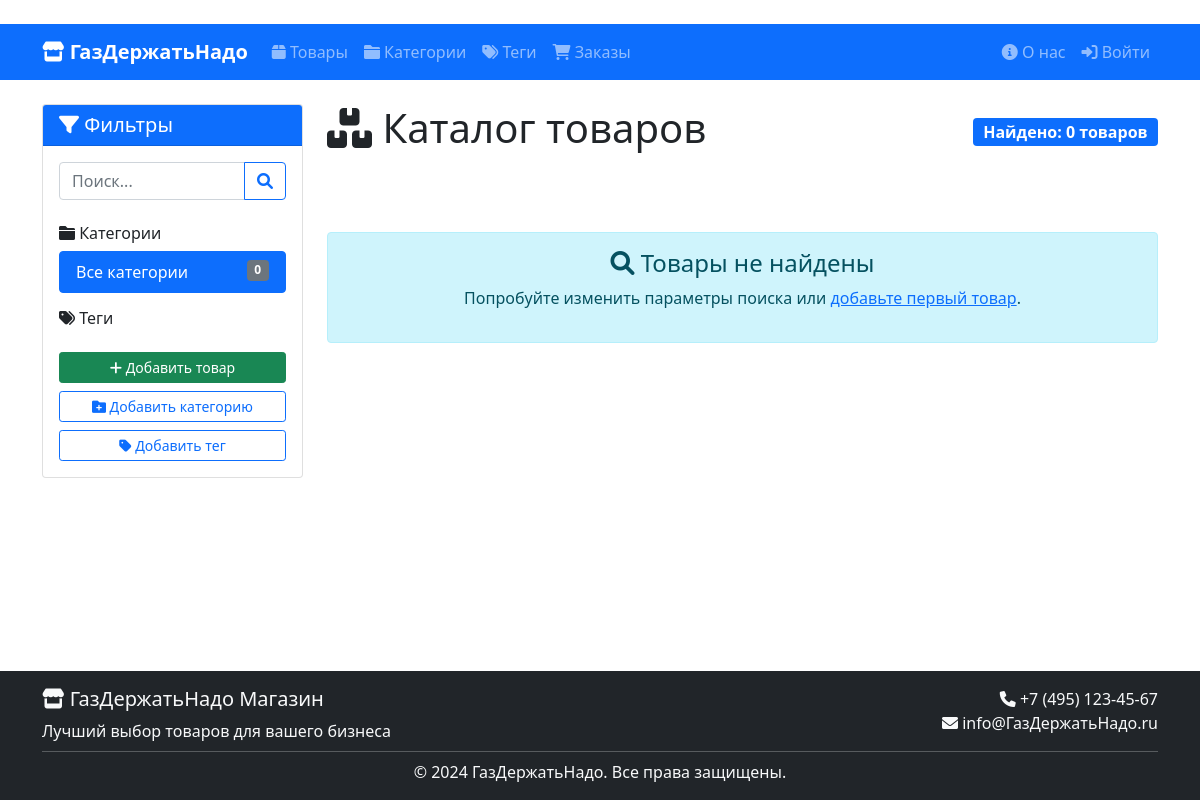
Before: / with the older database file.
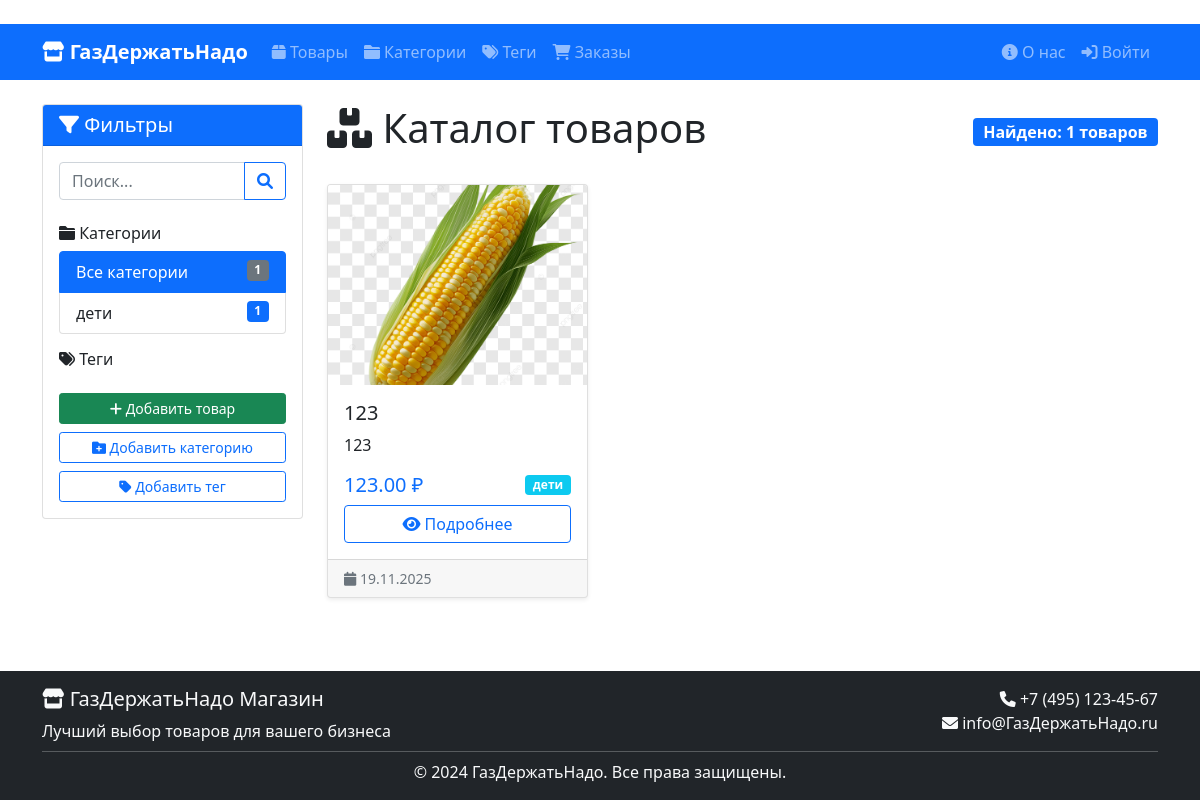
After: the same page with the newer database file.
### services/models.py (models this page shows, shortened)
class Category(models.Model):
    name = models.CharField(max_length=200, verbose_name="Название категории")
    description = models.TextField(blank=True, verbose_name="Описание")
    created_at = models.DateTimeField(auto_now_add=True, verbose_name="Дата создания")
    class Meta:
        verbose_name = "Категория"
        verbose_name_plural = "Категории"
        ordering = ['name']

class Product(models.Model):
    name = models.CharField(max_length=200, verbose_name="Название товара")
    description = models.TextField(verbose_name="Описание")
    price = models.DecimalField(
        max_digits=10,
        decimal_places=2,
        verbose_name="Цена",
        validators=[MinValueValidator(0)]
    )
    image = models.ImageField(
        upload_to='products/%Y/%m/%d/',
        blank=True,
        null=True,
        verbose_name="Изображение"
    )
    category = models.ForeignKey(
        Category,
        on_delete=models.CASCADE,
        related_name='products',
        verbose_name="Категория"
    )
    tags = models.ManyToManyField(
        Tag,
        blank=True,
        related_name='products',
        verbose_name="Теги"
    )
    created_at = models.DateTimeField(auto_now_add=True, verbose_name="Дата создания")
    updated_at = models.DateTimeField(auto_now=True, verbose_name="Дата обновления")
    is_deleted = models.BooleanField(default=False, verbose_name="Логическое удаление")
    class Meta:
        verbose_name = "Товар"
        verbose_name_plural = "Товары"
        ordering = ['-created_at']
        indexes = [
            models.Index(fields=['created_at']),
            models.Index(fields=['price']),
            models.Index(fields=['is_deleted']),
        ]

### services/views.py (the view)
# urls.py: path('', views.product_list, name='product_list'),
def product_list(request):
    products = Product.objects.filter(is_deleted=False).select_related('category').prefetch_related('tags')
    category_id = request.GET.get('category')
    tag_id = request.GET.get('tag')
    search_query = request.GET.get('q')
    if category_id:
        products = products.filter(category_id=category_id)
    if tag_id:
        products = products.filter(tags__id=tag_id)
    if search_query:
        products = products.filter(
            Q(name__icontains=search_query) |
            Q(description__icontains=search_query)
        )
    paginator = Paginator(products, 9)
    page_number = request.GET.get('page')
    page_obj = paginator.get_page(page_number)
    categories = Category.objects.annotate(
        active_products_count=Count('products', filter=Q(products__is_deleted=False))
    )
    tags = Tag.objects.annotate(
        active_products_count=Count('products', filter=Q(products__is_deleted=False))
    )
    context = {
        'page_obj': page_obj,
        'categories': categories,
        'tags': tags,
        'total_products': products.count(),
    }
    return render(request, 'services/product_list.html', context)

### templates/services/product_list.html (shortened to what this page needs)
﻿{% extends 'base.html' %}
{% block content %}
<div class="row">
    <div class="col-lg-3 mb-4">
        <div class="card">
            <div class="card-header bg-primary text-white">
                <h5 class="mb-0"><i class="fas fa-filter"></i> Фильтры</h5>
            </div>
            <div class="card-body">
                <form method="get" class="mb-4">
                    <div class="input-group">
                        <input type="text" name="q" class="form-control" placeholder="Поиск..."
                               value="{{ request.GET.q }}">
                        <button class="btn btn-outline-primary" type="submit">
                            <i class="fas fa-search"></i>
                        </button>
                    </div>
                </form>
                <h6><i class="fas fa-folder"></i> Категории</h6>
                <div class="list-group mb-3">
                    <a href="{% url 'product_list' %}"
                       class="list-group-item list-group-item-action {% if not request.GET.category %}active{% endif %}">
                        Все категории
                        <span class="badge bg-secondary float-end">{{ total_products }}</span>
                    </a>
                    {% for category in categories %}
                    <a href="{% url 'product_list' %}?category={{ category.id }}"
                       class="list-group-item list-group-item-action {% if request.GET.category == category.id|stringformat:'i' %}active{% endif %}">
                        {{ category.name }}
                        <span class="badge bg-primary float-end">{{ category.active_products_count }}</span>
                    </a>
                    {% endfor %}
                </div>
                <h6><i class="fas fa-tags"></i> Теги</h6>
                <div class="d-grid gap-2">
                    <a href="{% url 'product_create' %}" class="btn btn-success btn-sm">
                        <i class="fas fa-plus"></i> Добавить товар
                    </a>
                    <a href="{% url 'category_create' %}" class="btn btn-outline-primary btn-sm">
                        <i class="fas fa-folder-plus"></i> Добавить категорию
                    </a>
                    <a href="{% url 'tag_create' %}" class="btn btn-outline-primary btn-sm">
                        <i class="fas fa-tag"></i> Добавить тег
                    </a>
                </div>
            </div>
        </div>
    </div>
    <div class="col-lg-9">
        <div class="d-flex justify-content-between align-items-center mb-4">
            <h1><i class="fas fa-boxes"></i> Каталог товаров</h1>
            <span class="badge bg-primary fs-6">
                Найдено: {{ page_obj.paginator.count }} товаров
            </span>
        </div>
        {% if page_obj %}
        <div class="row">
            {% for product in page_obj %}
            <div class="col-md-6 col-xl-4 mb-4">
                <div class="card h-100 product-card shadow-sm">
                    {% if product.image %}
                    <img src="{{ product.image.url }}" class="card-img-top" alt="{{ product.name }}">
                    {% else %}
                    <div class="card-img-top bg-light d-flex align-items-center justify-content-center text-muted" style="height: 200px;">
                        <i class="fas fa-image fa-3x"></i>
                    </div>
                    {% endif %}
                    <div class="card-body d-flex flex-column">
                        <h5 class="card-title">{{ product.name }}</h5>
                        <p class="card-text flex-grow-1">{{ product.description|truncatewords:20 }}</p>
                        <div class="mt-auto">
                            <div class="d-flex justify-content-between align-items-center mb-2">
                                <span class="h5 text-primary mb-0">{{ product.price }} ₽</span>
                                <span class="badge bg-info">{{ product.category.name }}</span>
                            </div>
                            <div class="d-grid">
                                <a href="{% url 'product_detail' product.pk %}" class="btn btn-outline-primary">
                                    <i class="fas fa-eye"></i> Подробнее
                                </a>
                            </div>
                        </div>
                    </div>
                    <div class="card-footer text-muted small">
                        <i class="fas fa-calendar"></i> {{ product.created_at|date:"d.m.Y" }}
                    </div>
                </div>
            </div>
            {% endfor %}
        </div>
        {% else %}
        <div class="text-center py-5">
            <div class="alert alert-info">
                <h4><i class="fas fa-search"></i> Товары не найдены</h4>
                <p>Попробуйте изменить параметры поиска или <a href="{% url 'product_create' %}">добавьте первый товар</a>.</p>
            </div>
        </div>
        {% endif %}
    </div>
</div>
{% endblock %}

### templates/base.html (shortened to what this page needs)
﻿<!DOCTYPE html>
<html lang="ru">
<head>
    <link href="https://cdn.jsdelivr.net/npm/bootstrap@5.1.3/dist/css/bootstrap.min.css" rel="stylesheet">
    <link href="https://cdnjs.cloudflare.com/ajax/libs/font-awesome/6.0.0/css/all.min.css" rel="stylesheet">
</head>
<body class="d-flex flex-column min-vh-100">
    {% include 'inc/header.html' %}
    <main class="flex-grow-1">
        <div class="container mt-4">
            {% block content %}
            {% endblock %}
        </div>
    </main>
    {% include 'inc/footer.html' %}
</body>
</html>

### templates/inc/header.html (shortened to what this page needs)
﻿<nav class="navbar navbar-expand-lg navbar-dark bg-primary">
    <div class="container">
        <a class="navbar-brand" href="{% url 'product_list' %}">
            <i class="fas fa-store"></i> ГазДержатьНадо
        </a>
        <div class="collapse navbar-collapse" id="navbarNav">
            <ul class="navbar-nav me-auto">
                <li class="nav-item">
                    <a class="nav-link" href="{% url 'product_list' %}">
                        <i class="fas fa-box"></i> Товары
                    </a>
                </li>
                <li class="nav-item">
                    <a class="nav-link" href="{% url 'category_list' %}">
                        <i class="fas fa-folder"></i> Категории
                    </a>
                </li>
                <li class="nav-item">
                    <a class="nav-link" href="{% url 'tag_list' %}">
                        <i class="fas fa-tags"></i> Теги
                    </a>
                </li>
                <li class="nav-item">
                    <a class="nav-link" href="{% url 'order_create' %}">
                        <i class="fas fa-shopping-cart"></i> Заказы
                    </a>
                </li>
            </ul>
            <div class="navbar-nav">
                <a class="nav-link" href="{% url 'about' %}">
                    <i class="fas fa-info-circle"></i> О нас
                </a>
                {% if user.is_authenticated %}
                <a class="nav-link" href="{% url 'profile' %}">
                    <i class="fas fa-user"></i> Профиль
                </a>
                {% else %}
                <a class="nav-link" href="/admin/">
                    <i class="fas fa-sign-in-alt"></i> Войти
                </a>
                {% endif %}
            </div>
        </div>
    </div>
</nav>

### templates/inc/footer.html
﻿<footer class="footer mt-auto py-3 bg-dark text-light">
    <div class="container">
        <div class="row">
            <div class="col-md-6">
                <h5><i class="fas fa-store"></i> ГазДержатьНадо Магазин</h5>
                <p class="mb-0">Лучший выбор товаров для вашего бизнеса</p>
            </div>
            <div class="col-md-6 text-md-end">
                <p class="mb-0">
                    <i class="fas fa-phone"></i> +7 (495) 123-45-67<br>
                    <i class="fas fa-envelope"></i> info@ГазДержатьНадо.ru
                </p>
            </div>
        </div>
        <hr class="my-2">
        <div class="text-center">
            <p class="mb-0">&copy; 2024 ГазДержатьНадо. Все права защищены.</p>
        </div>
    </div>
</footer>

### templates/base.html (style rules this page uses)
.card-img-top { height: 200px; object-fit: cover; }
.navbar-brand { font-weight: bold; }
.footer { margin-top: auto; }
.product-card { transition: transform 0.2s; }

Changed rows visible on the page:
added Category: name "дети", active_products_count "1"
added Product: image (picture), name "123", description "123", price "123.00", category.name "дети", created_at "19.11.2025"
Other visible differences:
{{ total_products }}: "0" → "1"
{{ page_obj.paginator.count }}: "0" → "1"
text no longer shown: "Товары не найдены Попробуйте изменить параметры поиска или добавьте первый товар ."
